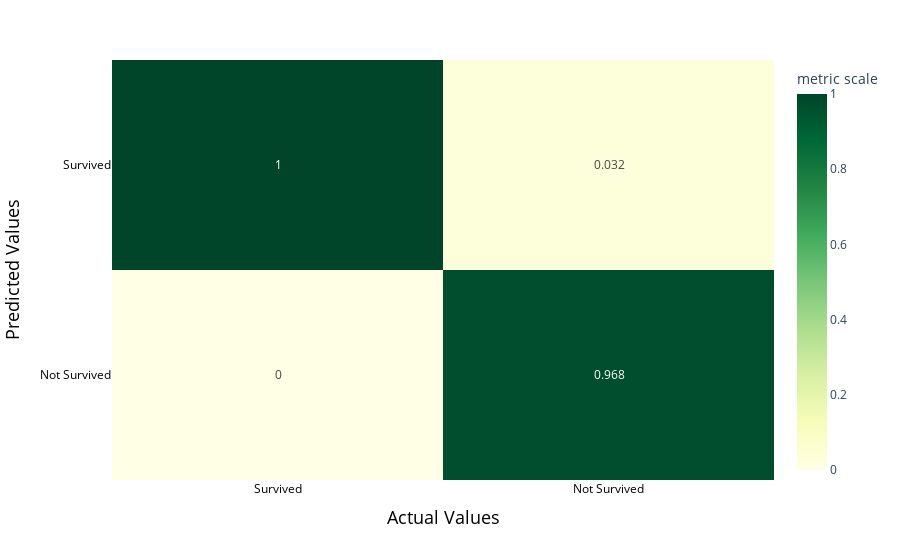

Source (notebook cell):
### Code cell
# XGBoost
y_pred = xgboost_best_estimator.predict(X_test) # Predict the target variable for the test data 
plotly_fig = cm_plot(xgboost_best_estimator, y_test, y_pred, classes=["Not Survived", "Survived"], save_fig_path="model/XGBoost_CM.html")
plotly_fig

### Figure 1 — Plotly figure (JSON) as saved in the notebook; plotly's stock layout.template omitted (floating-point values rounded to 4 significant figures)
{"data": [{"coloraxis": "coloraxis", "hovertemplate": "Actual Values: %{x}<br>Predicted Values: %{y}<br>metric scale: %{z}<extra></extra>", "name": "0", "texttemplate": "%{z}", "type": "heatmap", "x": [0, 1], "xaxis": "x", "y": ["Survived", "Not Survived"], "yaxis": "y", "z": [[1, 0.032], [0, 0.968]]}], "layout": {"autosize": false, "coloraxis": {"colorbar": {"title": {"text": "metric scale"}}, "colorscale": [[0, "rgb(255,255,229)"], [0.125, "rgb(247,252,185)"], [0.25, "rgb(217,240,163)"], [0.375, "rgb(173,221,142)"], [0.5, "rgb(120,198,121)"], [0.625, "rgb(65,171,93)"], [0.75, "rgb(35,132,67)"], [0.875, "rgb(0,104,55)"], [1, "rgb(0,69,41)"]]}, "margin": {"t": 60}, "title": {"font": {"color": "white"}, "text": "XGBClassifier Confusion Matrix"}, "xaxis": {"anchor": "y", "color": "black", "constrain": "domain", "domain": [0, 1], "dtick": 20, "scaleanchor": "y", "showticklabels": true, "tickmode": "array", "ticktext": ["Survived", "Not Survived"], "tickvals": [0, 1], "title": {"font": {"size": 18}, "text": "Actual Values"}}, "yaxis": {"anchor": "x", "autorange": "reversed", "color": "black", "constrain": "domain", "domain": [0, 1], "dtick": 20, "showticklabels": true, "tickmode": "array", "ticktext": ["Survived", "Not Survived"], "tickvals": [0, 1], "title": {"font": {"size": 18}, "text": "Predicted Values"}}}}
